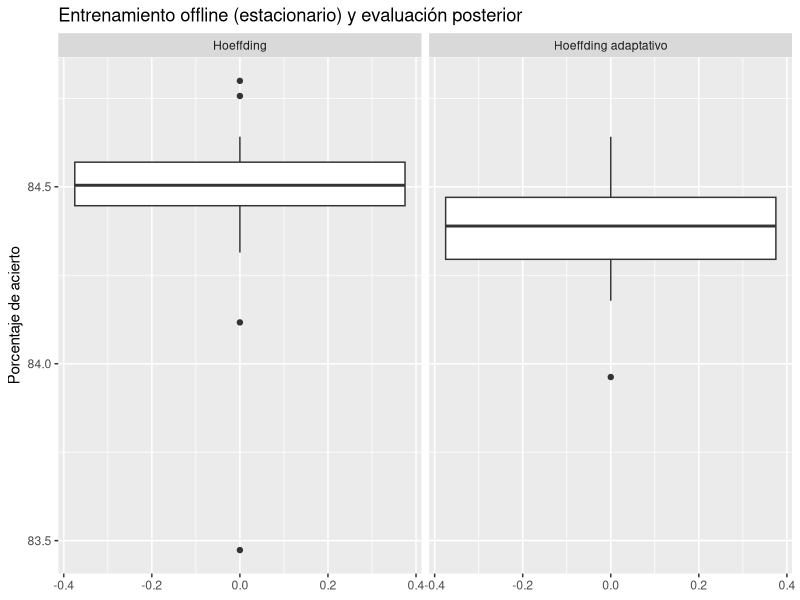
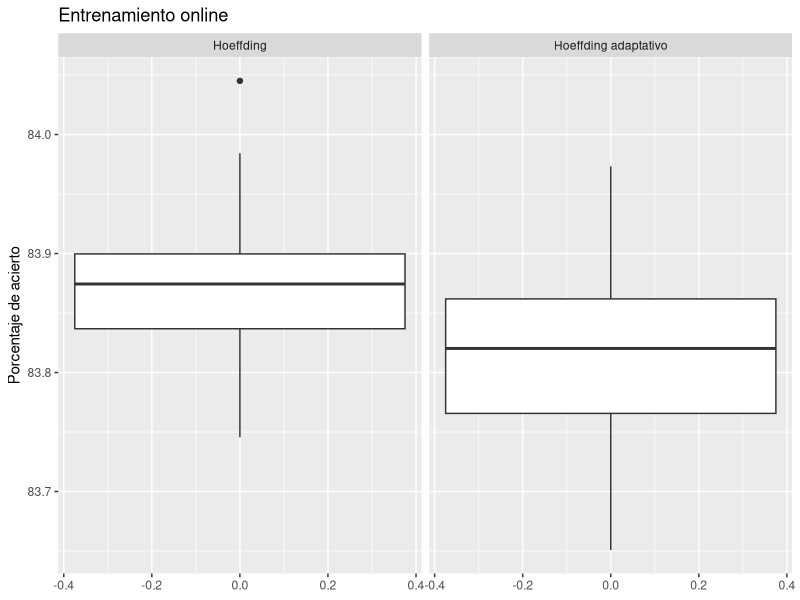
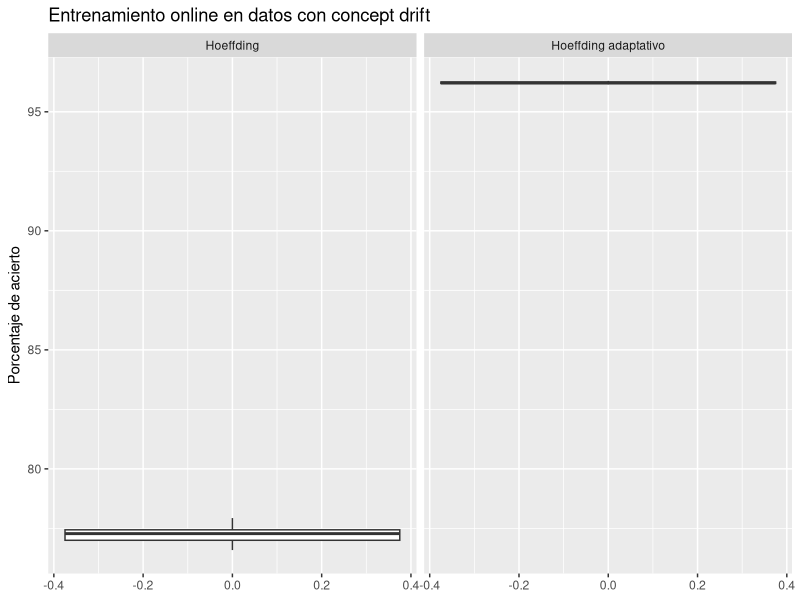
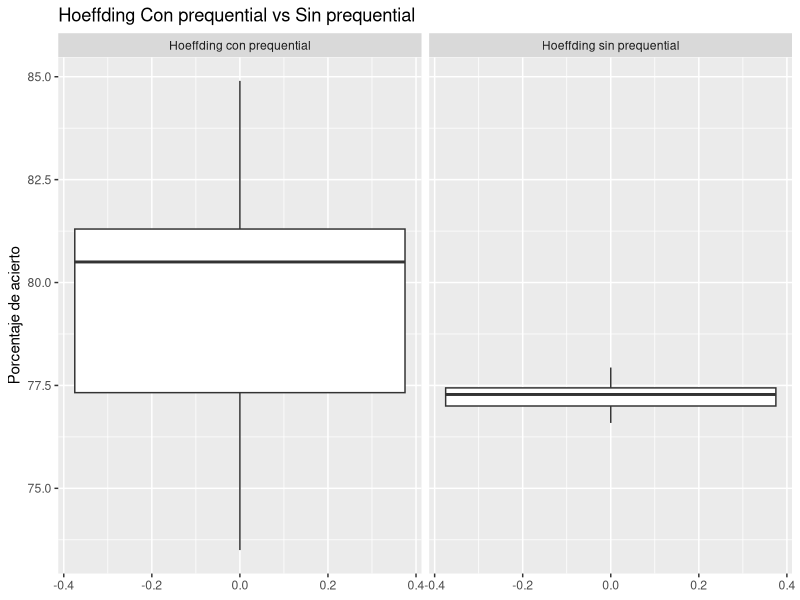
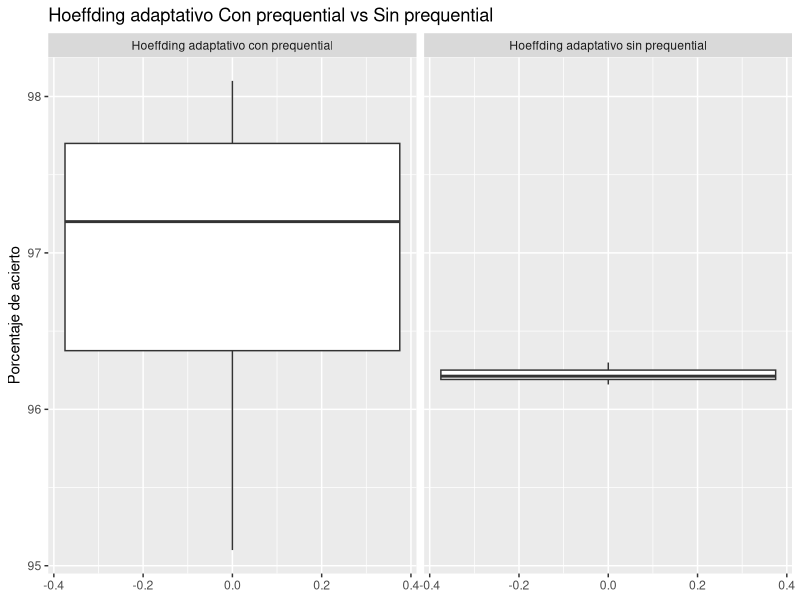
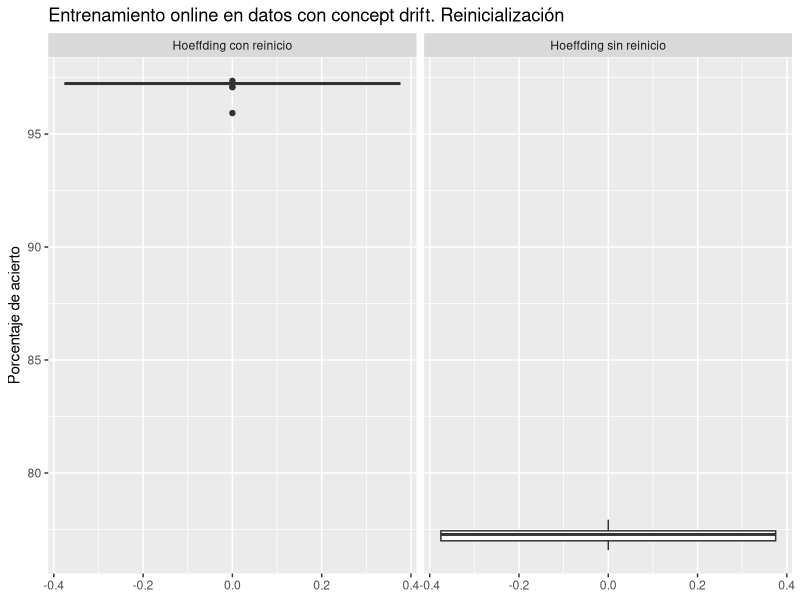
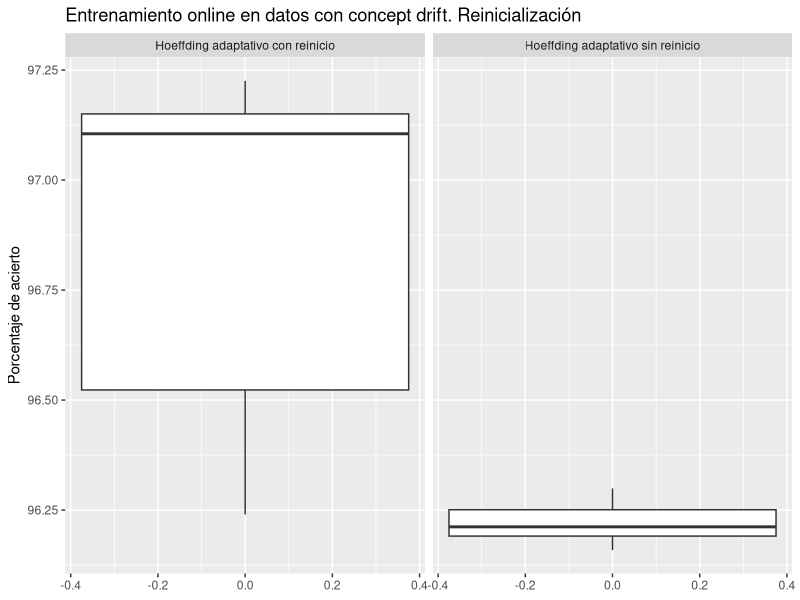

Reproduce these figures in R, in order.
require(tidyverse)


# Entrenamiento offline

hoeffding_offline <- scan("hoeffding_offline.txt")
hoeffding_adaptativo_offline <- scan("hoeffding_adaptativo_offline.txt")

offline <- data.frame(
    "Hoeffding"=hoeffding_offline,
    "Hoeffding adaptativo"=hoeffding_adaptativo_offline,
    check.names = F
)

wilcox.test(
    offline$Hoeffding,
    offline$`Hoeffding adaptativo`,
    alternative = "two.sided",
    paired = TRUE
)

median(offline$Hoeffding)
median(offline$`Hoeffding adaptativo`)

offline %>% gather(
    "Variables",
    "Values"
) %>% ggplot(
    .,
    aes(y=Values)
) + geom_boxplot() + facet_wrap(
    ~ Variables
) + labs(
    title="Entrenamiento offline (estacionario) y evaluación posterior",
    y="Porcentaje de acierto"
)


# Entrenamiento online

hoeffding_online <- scan("hoeffding_online.txt")
hoeffding_adaptativo_online <- scan("hoeffding_adaptativo_online.txt")

online <- data.frame(
    "Hoeffding"=hoeffding_online,
    "Hoeffding adaptativo"=hoeffding_adaptativo_online,
    check.names = F
)

wilcox.test(
    online$Hoeffding,
    online$`Hoeffding adaptativo`,
    alternative = "two.sided",
    paired = TRUE
)

median(online$Hoeffding)
median(online$`Hoeffding adaptativo`)


online %>% gather(
    "Variables",
    "Values"
) %>% ggplot(
    .,
    aes(y=Values)
) + geom_boxplot() + facet_wrap(
    ~ Variables
) + labs(
    title="Entrenamiento online",
    y="Porcentaje de acierto"
)


####################
# ONLINE CON DRIFT

hoeffding_online_drift <- scan("hoeffding_online_drift.txt")
hoeffding_adaptativo_online_drift <- scan("hoeffding_adaptativo_online_drift.txt")

online_drift <- data.frame(
    "Hoeffding"=hoeffding_online_drift,
    "Hoeffding adaptativo"=hoeffding_adaptativo_online_drift,
    check.names = F
)

wilcox.test(
    online_drift$Hoeffding,
    online_drift$`Hoeffding adaptativo`,
    alternative = "two.sided",
    paired = TRUE
)

median(online_drift$Hoeffding)
median(online_drift$`Hoeffding adaptativo`)

online_drift %>% gather(
    "Variables",
    "Values"
) %>% ggplot(
    .,
    aes(y=Values)
) + geom_boxplot() + facet_wrap(
    ~ Variables
) + labs(
    title="Entrenamiento online en datos con concept drift",
    y="Porcentaje de acierto"
)


## Prequential

prequential_hoeffding_online_drift <- scan("prequential_hoeffding_online_drift.txt")
prequential_hoeffding_adaptativo_online_drift <- scan("prequential_hoeffding_adaptativo_online_drift.txt")

hoeffding.NoPrequentialVsPrequential <- data.frame(
    "Hoeffding sin prequential"=hoeffding_online_drift,
    "Hoeffding con prequential"=prequential_hoeffding_online_drift,
    check.names = F
)

hoeffding.adaptativo.NoPrequentialVsPrequential <- data.frame(
    "Hoeffding adaptativo sin prequential"=hoeffding_adaptativo_online_drift,
    "Hoeffding adaptativo con prequential"=prequential_hoeffding_adaptativo_online_drift,
    check.names = F
)

wilcox.test(
    hoeffding.NoPrequentialVsPrequential$`Hoeffding sin prequential`,
    hoeffding.NoPrequentialVsPrequential$`Hoeffding con prequential`,
    alternative = "two.sided",
    paired = TRUE
)

median(hoeffding.NoPrequentialVsPrequential$`Hoeffding sin prequential`)
median(hoeffding.NoPrequentialVsPrequential$`Hoeffding con prequential`)

wilcox.test(
    hoeffding.adaptativo.NoPrequentialVsPrequential$`Hoeffding adaptativo sin prequential`,
    hoeffding.adaptativo.NoPrequentialVsPrequential$`Hoeffding adaptativo con prequential`,
    alternative = "two.sided",
    paired = TRUE
)

median(hoeffding.adaptativo.NoPrequentialVsPrequential$`Hoeffding adaptativo sin prequential`)
median(hoeffding.adaptativo.NoPrequentialVsPrequential$`Hoeffding adaptativo con prequential`)

hoeffding.NoPrequentialVsPrequential %>% gather(
    "Variables",
    "Values"
) %>% ggplot(
    .,
    aes(y=Values)
) + geom_boxplot() + facet_wrap(
    ~ Variables
) + labs(
    title="Hoeffding Con prequential vs Sin prequential",
    y="Porcentaje de acierto"
)

hoeffding.adaptativo.NoPrequentialVsPrequential %>% gather(
    "Variables",
    "Values"
) %>% ggplot(
    .,
    aes(y=Values)
) + geom_boxplot() + facet_wrap(
    ~ Variables
) + labs(
    title="Hoeffding adaptativo Con prequential vs Sin prequential",
    y="Porcentaje de acierto"
)


## Single classifier drift

single_classifier_drift_hoeffding_online_drift <- scan("single_classifier_drift_hoeffding_online_drift.txt")
single_classifier_drift_hoeffding_adaptativo_online_drift <- scan("single_classifier_drift_hoeffding_adaptativo_online_drift.txt")

hoeffding.single_classifier_driftVsNosingle_classifier_drift <- data.frame(
    "Hoeffding sin reinicio"=hoeffding_online_drift,
    "Hoeffding con reinicio"=single_classifier_drift_hoeffding_online_drift,
    check.names = F
)

hoeffding.adaptativo.single_classifier_driftVsNosingle_classifier_drift <- data.frame(
    "Hoeffding adaptativo sin reinicio"=hoeffding_adaptativo_online_drift,
    "Hoeffding adaptativo con reinicio"=single_classifier_drift_hoeffding_adaptativo_online_drift,
    check.names = F
)

wilcox.test(
    hoeffding.single_classifier_driftVsNosingle_classifier_drift$`Hoeffding sin reinicio`,
    hoeffding.single_classifier_driftVsNosingle_classifier_drift$`Hoeffding con reinicio`,
    alternative = "two.sided",
    paired = TRUE
)

median(hoeffding.single_classifier_driftVsNosingle_classifier_drift$`Hoeffding sin reinicio`)
median(hoeffding.single_classifier_driftVsNosingle_classifier_drift$`Hoeffding con reinicio`)

wilcox.test(
    hoeffding.adaptativo.single_classifier_driftVsNosingle_classifier_drift$`Hoeffding adaptativo sin reinicio`,
    hoeffding.adaptativo.single_classifier_driftVsNosingle_classifier_drift$`Hoeffding adaptativo con reinicio`,
    alternative = "two.sided",
    paired = TRUE
)

median(hoeffding.adaptativo.single_classifier_driftVsNosingle_classifier_drift$`Hoeffding adaptativo sin reinicio`)
median(hoeffding.adaptativo.single_classifier_driftVsNosingle_classifier_drift$`Hoeffding adaptativo con reinicio`)

hoeffding.single_classifier_driftVsNosingle_classifier_drift %>% gather(
    "Variables",
    "Values"
) %>% ggplot(
    .,
    aes(y=Values)
) + geom_boxplot() + facet_wrap(
    ~ Variables
) + labs(
    title="Entrenamiento online en datos con concept drift. Reinicialización",
    y="Porcentaje de acierto"
)

hoeffding.adaptativo.single_classifier_driftVsNosingle_classifier_drift %>% gather(
    "Variables",
    "Values"
) %>% ggplot(
    .,
    aes(y=Values)
) + geom_boxplot() + facet_wrap(
    ~ Variables
) + labs(
    title="Entrenamiento online en datos con concept drift. Reinicialización",
    y="Porcentaje de acierto"
)
